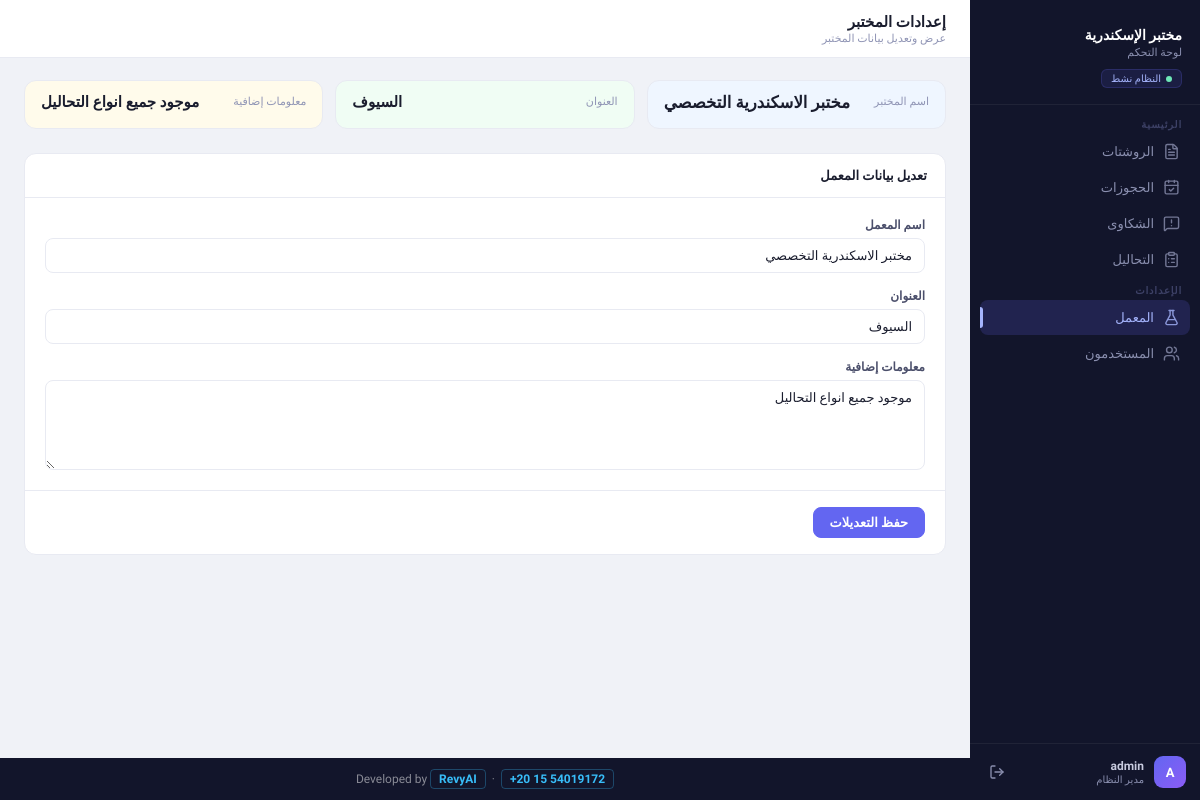
The app's page /laboratory (signed in), older data.
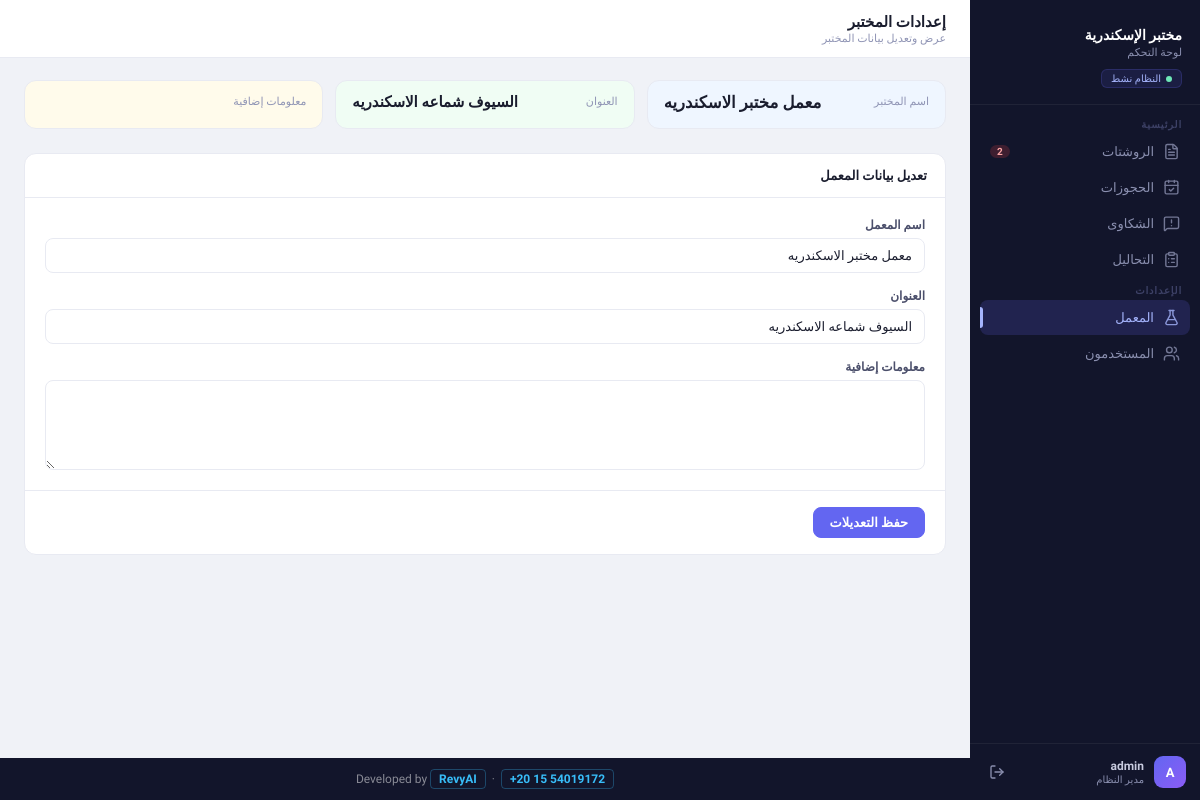
The same page, newer data.
### models/models.py (models this page shows)
class Laboratory(db.Model):
    __tablename__ = "laboratory"
    id = db.Column(db.Integer, primary_key=True)
    name = db.Column(db.String(100), nullable=False)
    address = db.Column(db.String(200), nullable=False)
    info = db.Column(db.String(200), nullable=False)
    services = db.relationship('Service', backref='laboratory')
    inquiries = db.relationship('Inquiry', backref='laboratory')

### app.py (the view)
@app.route('/laboratory')
@login_required
def laboratory_settings():
    lab, msg = LaboratoryService.get_laboratory()
    return render_template('laboratory/settings.html', lab=lab)

### app.py (called while the page is built)
@login_manager.user_loader
def load_user(user_id):
    return db.session.get(User, int(user_id))

@app.context_processor
def inject_globals():
    from models.models import Inquiry, Status
    try:
        pending_count = Inquiry.query.filter_by(status=Status.PENDING).count()
    except Exception:
        pending_count = 0
    return dict(pending_inquiries_count=pending_count)

### software_services/laboratory_services.py (called while the page is built)
    @staticmethod
    def get_laboratory():
        lab = Laboratory.query.first()
        if not lab:
            return None, "لم يتم العثور على بيانات المختبر"
        return lab, "تم العثور على بيانات المختبر"

### templates/laboratory/settings.html (shortened to what this page needs)
{% extends 'base.html' %}
{% block topbar_title %}إعدادات المختبر{% endblock %}
{% block topbar_sub %}عرض وتعديل بيانات المختبر{% endblock %}
{% block content %}
{% if lab %}
<div class="stats-grid" style="margin-bottom: 24px;">
  <div class="stat-card si-blue">
    <div class="stat-label">اسم المختبر</div>
    <div class="stat-value" style="font-size:1.1rem;">{{ lab.name }}</div>
  </div>
  <div class="stat-card si-green">
    <div class="stat-label">العنوان</div>
    <div class="stat-value" style="font-size:1rem;">{{ lab.address }}</div>
  </div>
  <div class="stat-card si-amber">
    <div class="stat-label">معلومات إضافية</div>
    <div class="stat-value" style="font-size:1rem;">{{ lab.info }}</div>
  </div>
</div>
<div class="card">
  <div class="card-header">
    <span class="card-title">تعديل بيانات المعمل</span>
  </div>
  <form action="{{ url_for('laboratory_update') }}" method="POST">
    <div class="form-grid">
      <div class="form-group full-width">
        <label>اسم المعمل</label>
        <input
          type="text"
          name="name"
          class="form-control"
          value="{{ lab.name }}"
          required
        >
      </div>
      <div class="form-group full-width">
        <label>العنوان</label>
        <input
          type="text"
          name="address"
          class="form-control"
          value="{{ lab.address }}"
          required
        >
      </div>
      <div class="form-group full-width">
        <label>معلومات إضافية</label>
        <textarea
          name="info"
          class="form-control"
          rows="4"
        >{{ lab.info }}</textarea>
      </div>
    </div>
    <div class="form-actions">
      <button type="submit" class="btn btn-primary">حفظ التعديلات</button>
    </div>
  </form>
</div>
{% endif %}
{% endblock %}

### templates/base.html (shortened to what this page needs)
<!DOCTYPE html>
<html lang="ar" dir="rtl">
<head>
  <link rel="stylesheet" href="{{ url_for('static', filename='css/style.css') }}">
</head>
<body>
<aside class="sidebar" id="sidebar">
  <div class="sidebar-logo">
    <div class="lab-name">مختبر الإسكندرية</div>
    <div class="lab-sub">لوحة التحكم</div>
    <div class="sidebar-status">النظام نشط</div>
  </div>
  <div class="nav-section">
    <p class="nav-section-label">الرئيسية</p>
    <a href="{{ url_for('list_inquiries') }}"
       class="nav-item {% if request.endpoint == 'list_inquiries' %}active{% endif %}">
      <i data-lucide="file-text" class="nav-icon"></i>
      الروشتات
      {% if pending_inquiries_count and pending_inquiries_count > 0 %}
      <span class="nav-badge">{{ pending_inquiries_count }}</span>
      {% endif %}
    </a>
    <a href="{{ url_for('list_bookings') }}"
       class="nav-item {% if request.endpoint == 'list_bookings' %}active{% endif %}">
      <i data-lucide="calendar-check" class="nav-icon"></i>
      الحجوزات
    </a>
    <a href="{{ url_for('list_complaints') }}"
       class="nav-item {% if request.endpoint == 'list_complaints' %}active{% endif %}">
      <i data-lucide="message-square-warning" class="nav-icon"></i>
      الشكاوى
    </a>
    <a href="{{ url_for('list_services') }}"
       class="nav-item {% if request.endpoint in ['list_services','create_service','edit_service'] %}active{% endif %}">
      <i data-lucide="clipboard-list" class="nav-icon"></i>
      التحاليل
    </a>
    <p class="nav-section-label">الإعدادات</p>
    <a href="{{ url_for('laboratory_settings') }}"
       class="nav-item {% if request.endpoint == 'laboratory_settings' %}active{% endif %}">
      <i data-lucide="flask-conical" class="nav-icon"></i>
      المعمل
    </a>
    <a href="{{ url_for('users') }}"
       class="nav-item {% if request.endpoint in ['users','create_user','edit_user'] %}active{% endif %}">
      <i data-lucide="users" class="nav-icon"></i>
      المستخدمون
    </a>
  </div>
  <div class="sidebar-footer">
    <div class="sidebar-user">
      <div class="avatar">{{ current_user.username[0]|upper }}</div>
      <div class="user-info">
        <div class="user-name">{{ current_user.username }}</div>
        <div class="user-role">مدير النظام</div>
      </div>
      <a href="{{ url_for('logout') }}" class="logout-btn" title="تسجيل الخروج">
        <i data-lucide="log-out" style="width:16px;height:16px;"></i>
      </a>
    </div>
  </div>
</aside>
<div class="main-wrapper">
  <div class="topbar">
    <div class="topbar-left">
      <div class="topbar-title">{% block topbar_title %}{% endblock %}</div>
      <div class="topbar-sub">{% block topbar_sub %}{% endblock %}</div>
    </div>
  </div>
  <main class="main-content">
    {% block content %}{% endblock %}
  </main>
  <div class="site-footer">
    Developed by
    <a href="https://revyai.tech" target="_blank">RevyAI</a>
    &nbsp;·&nbsp;
    <a href="https://wa.me/201554019172" target="_blank">+20 15 54019172</a>
  </div>
</div>
</body>
</html>

Row changes from the older to the newer data that the page shows:
changed Laboratory: name "مختبر الاسكندرية التخصصي" → "معمل مختبر الاسكندريه"; address "السيوف" → "السيوف شماعه الاسكندريه"; info "موجود جميع انواع التحاليل" → (not shown)
Text that changed along with them:
{{ pending_inquiries_count }}: (not shown) → "2"
